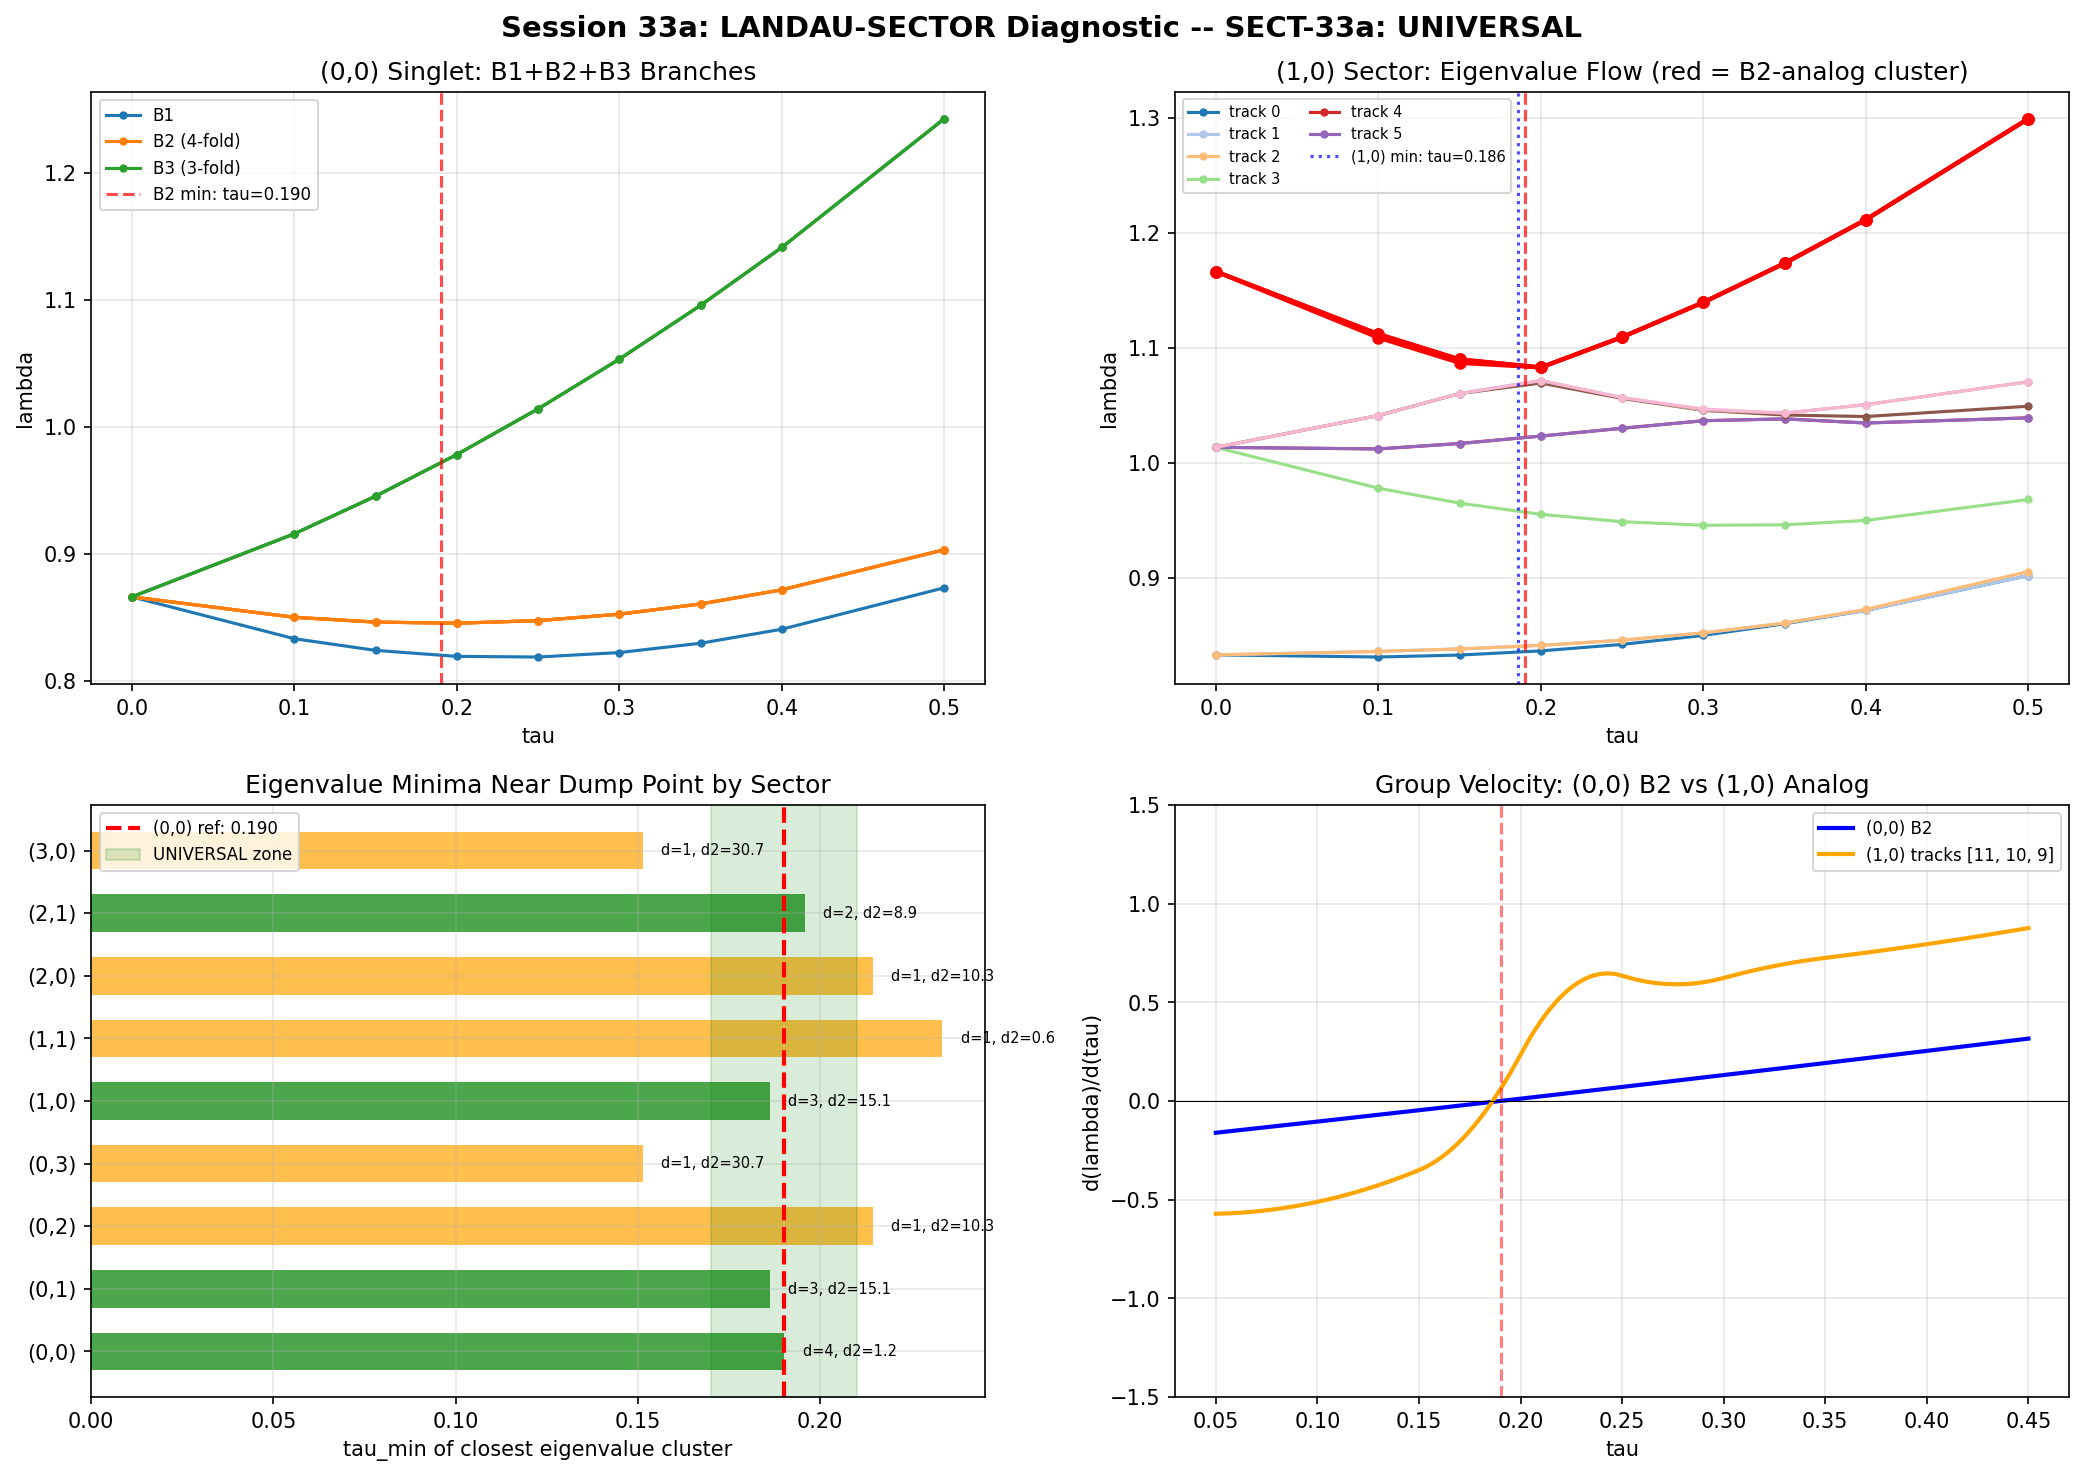

Source code (Python):
#!/usr/bin/env python3
"""
Session 33a Step 1: LANDAU-SECTOR -- B2-analog minimum in non-singlet sectors.

Check whether the B2 eigenvalue minimum at tau ~ 0.19 exists in sectors (1,0)
and (0,1). Gate SECT-33a: UNIVERSAL if delta_tau < 0.02, SINGLET-SPECIFIC if
delta_tau > 0.05.

Mathematical background:
    In the singlet sector (0,0), the 8-fold degenerate eigenvalue at tau=0
    (lambda = sqrt(3)/2 = 0.866025) splits into B1(1) + B2(4) + B3(3).
    B2 minimum at tau = 0.190, the organizing center.

    In non-singlet sectors, the eigenvalue structure differs because
    different SU(3) irreps have different Casimirs. We search for ANY
    eigenvalue minimum near tau ~ 0.19 in each sector.

Refined method:
    Track individual eigenvalue trajectories (not group centroids).
    For each track, find all interior minima via cubic spline interpolation.
    Report ALL minima in range [0.10, 0.35] and identify the one closest
    to tau = 0.190 as the "B2-analog" for that sector.

Author: sim (phonon-exflation-sim)
Date: 2026-03-06
"""

import numpy as np
from scipy.interpolate import CubicSpline
from scipy.optimize import brentq
import matplotlib
matplotlib.use('Agg')
import matplotlib.pyplot as plt

# ─────────────────────────────────────────────────────────────
# 1. Load data
# ─────────────────────────────────────────────────────────────

d_bcs = np.load('tier0-computation/s27_multisector_bcs.npz', allow_pickle=True)
d_conv = np.load('tier0-computation/s28c_sector_convergence.npz', allow_pickle=True)
tau_vals = d_bcs['tau_values']
n_tau = len(tau_vals)
tau_fine = np.linspace(0.05, 0.45, 5000)

print(f"Tau grid: {tau_vals}")


def get_positive_tracks(p, q, n_max=16):
    """Get sorted positive eigenvalue tracks for sector (p,q)."""
    tracks = []
    for ti in range(n_tau):
        key = f'evals_{p}_{q}_{ti}'
        if key in d_bcs.files:
            e = d_bcs[key]
        elif key in d_conv.files:
            e = d_conv[key]
        else:
            raise KeyError(f"Missing {key}")
        pos = np.sort(e[e > 1e-10])
        tracks.append(pos)
    n_pos = min(n_max, min(len(t) for t in tracks))
    arr = np.zeros((n_tau, n_pos))
    for ti in range(n_tau):
        arr[ti, :] = tracks[ti][:n_pos]
    return arr


def find_minima_in_range(traj, tau_range=(0.10, 0.35)):
    """Find all interior minima of trajectory in given tau range."""
    # Use tau points starting from index 1 to avoid tau=0 degeneracy issues
    # For the singlet B2, we need to use tau > 0 only
    cs = CubicSpline(tau_vals, traj)
    tf_range = tau_fine[(tau_fine >= tau_range[0]) & (tau_fine <= tau_range[1])]
    if len(tf_range) < 3:
        return []
    deriv = cs(tf_range, 1)
    scs = np.where(np.diff(np.sign(deriv)))[0]
    minima = []
    for sc in scs:
        try:
            tm = brentq(lambda t: cs(t, 1), tf_range[sc], tf_range[sc + 1])
            d2 = cs(tm, 2)
            if d2 > 0:
                minima.append({
                    'tau_min': tm,
                    'lambda_min': float(cs(tm)),
                    'd2': float(d2),
                })
        except Exception:
            pass
    return minima


# ─────────────────────────────────────────────────────────────
# 2. Singlet (0,0): B2 minimum (reference)
# ─────────────────────────────────────────────────────────────

print("\n" + "=" * 70)
print("REFERENCE: (0,0) SINGLET B2 MINIMUM")
print("=" * 70)

tracks_00 = get_positive_tracks(0, 0, n_max=8)
# At tau > 0: index 0 = B1, indices 1-4 = B2 (4-fold), indices 5-7 = B3 (3-fold)
# B2 centroid
b2_centroid_00 = tracks_00[:, 1:5].mean(axis=1)
b2_spread_00 = tracks_00[:, 1:5].max(axis=1) - tracks_00[:, 1:5].min(axis=1)
print(f"  B2 4-fold spread: {b2_spread_00[1:].max():.2e} (should be ~0 = exact degeneracy)")

b2_min_00 = find_minima_in_range(b2_centroid_00)
if b2_min_00:
    ref = b2_min_00[0]
    tau_ref = ref['tau_min']
    print(f"  B2 minimum: tau = {tau_ref:.5f}, lambda = {ref['lambda_min']:.7f}, "
          f"d2 = {ref['d2']:.4f}")
else:
    print("  WARNING: no B2 minimum found in (0,0)!")
    tau_ref = 0.190

# ─────────────────────────────────────────────────────────────
# 3. Non-singlet sectors: search for eigenvalue minima near dump
# ─────────────────────────────────────────────────────────────

print("\n" + "=" * 70)
print("NON-SINGLET SECTOR ANALYSIS")
print("=" * 70)

# All sectors available in s27
all_sectors = [(0, 0), (1, 0), (0, 1), (1, 1), (2, 0), (0, 2),
               (3, 0), (0, 3), (2, 1)]

sector_summary = {}

for (p, q) in all_sectors:
    try:
        tracks = get_positive_tracks(p, q, n_max=16)
    except KeyError:
        continue

    n_tracks = tracks.shape[1]
    print(f"\n--- Sector ({p},{q}): {n_tracks} positive tracks ---")

    # Degeneracy groups at tau=0
    e0 = tracks[0, :]
    groups = []
    i = 0
    while i < len(e0):
        val = e0[i]
        cnt = 1
        while i + cnt < len(e0) and abs(e0[i + cnt] - val) < 1e-4:
            cnt += 1
        groups.append((i, cnt, val))
        i += cnt
    print(f"  Degeneracy groups at tau=0: {[(g[1], round(g[2], 6)) for g in groups]}")

    # For each track, find all minima near the dump point
    all_mins = []
    for j in range(n_tracks):
        mins = find_minima_in_range(tracks[:, j], tau_range=(0.10, 0.35))
        for m in mins:
            m['track'] = j
            all_mins.append(m)

    # Sort by proximity to tau_ref
    all_mins.sort(key=lambda m: abs(m['tau_min'] - tau_ref))

    # Identify degenerate cluster (minima at the same tau within tolerance)
    if all_mins:
        best = all_mins[0]
        cluster = [best]
        for m in all_mins[1:]:
            if abs(m['tau_min'] - best['tau_min']) < 0.005:
                cluster.append(m)

        cluster_deg = len(cluster)
        cluster_tau = np.mean([m['tau_min'] for m in cluster])
        cluster_lam = np.mean([m['lambda_min'] for m in cluster])
        cluster_d2 = np.mean([m['d2'] for m in cluster])

        print(f"  Closest minimum cluster to tau={tau_ref:.3f}:")
        print(f"    Tracks: {[m['track'] for m in cluster]}")
        print(f"    Mean tau_min: {cluster_tau:.5f}")
        print(f"    Mean lambda_min: {cluster_lam:.7f}")
        print(f"    Mean d2: {cluster_d2:.4f}")
        print(f"    Cluster degeneracy: {cluster_deg}")
        print(f"    delta_tau from ref: {abs(cluster_tau - tau_ref):.5f}")

        # Which degeneracy group do these tracks belong to?
        for m in cluster:
            for (start, cnt, val0) in groups:
                if start <= m['track'] < start + cnt:
                    m['group_deg'] = cnt
                    m['group_val0'] = val0
                    break

        sector_summary[(p, q)] = {
            'cluster_tau': cluster_tau,
            'cluster_lambda': cluster_lam,
            'cluster_d2': cluster_d2,
            'cluster_deg': cluster_deg,
            'cluster_tracks': [m['track'] for m in cluster],
            'group_info': [(m.get('group_deg'), m.get('group_val0')) for m in cluster],
            'all_mins': all_mins,
        }
    else:
        print(f"  NO minima found in [0.10, 0.35]")

# ─────────────────────────────────────────────────────────────
# 4. Gate evaluation
# ─────────────────────────────────────────────────────────────

print("\n" + "=" * 70)
print("GATE EVALUATION: SECT-33a")
print("=" * 70)

# Target sectors for gate
target_sectors = [(0, 0), (1, 0), (0, 1)]
tau_mins = {}

# (0,0) reference
tau_mins[(0, 0)] = tau_ref

for (p, q) in [(1, 0), (0, 1)]:
    if (p, q) in sector_summary:
        s = sector_summary[(p, q)]
        tau_mins[(p, q)] = s['cluster_tau']

print("\nSector-by-sector B2-analog minima:")
for (p, q), tm in sorted(tau_mins.items()):
    if (p, q) == (0, 0):
        label = "B2 (4-fold, reference)"
    elif (p, q) in sector_summary:
        s = sector_summary[(p, q)]
        label = f"cluster deg={s['cluster_deg']}, tracks={s['cluster_tracks']}"
    else:
        label = "???"
    print(f"  ({p},{q}): tau_min = {tm:.5f}  [{label}]")

# Compute gate quantity
target_taus = [tau_mins.get(s) for s in target_sectors if s in tau_mins]
delta_tau = max(target_taus) - min(target_taus)
print(f"\ndelta_tau (max spread across targets): {delta_tau:.5f}")

if delta_tau < 0.02:
    verdict = "UNIVERSAL"
elif delta_tau > 0.05:
    verdict = "SINGLET-SPECIFIC"
else:
    verdict = "INTERMEDIATE"

print(f"Threshold: UNIVERSAL < 0.02, SINGLET-SPECIFIC > 0.05")
print(f"\n>>> SECT-33a verdict: {verdict} <<<")

# ─────────────────────────────────────────────────────────────
# 5. Extended analysis: all sectors
# ─────────────────────────────────────────────────────────────

print("\n" + "=" * 70)
print("EXTENDED: ALL SECTORS WITH MINIMA NEAR DUMP POINT")
print("=" * 70)

all_sector_taus = {}
for (p, q), s in sector_summary.items():
    if abs(s['cluster_tau'] - tau_ref) < 0.05:
        all_sector_taus[(p, q)] = s['cluster_tau']
        print(f"  ({p},{q}): tau_min = {s['cluster_tau']:.5f}, "
              f"deg = {s['cluster_deg']}, d2 = {s['cluster_d2']:.3f}")

if all_sector_taus:
    taus = list(all_sector_taus.values())
    print(f"\n  Sectors with minima within 0.05 of dump: "
          f"{len(all_sector_taus)}/{len(sector_summary)}")
    print(f"  Overall spread: {max(taus) - min(taus):.5f}")
    print(f"  Mean: {np.mean(taus):.5f}, Std: {np.std(taus):.5f}")

# ─────────────────────────────────────────────────────────────
# 6. Plot
# ─────────────────────────────────────────────────────────────

fig, axes = plt.subplots(2, 2, figsize=(14, 10))

# Panel 1: (0,0) singlet eigenvalue flow with branch labels
ax = axes[0, 0]
for j in range(8):
    if j == 0:
        ax.plot(tau_vals, tracks_00[:, j], 'o-', color='C0', markersize=3, label='B1')
    elif j <= 4:
        lbl = 'B2 (4-fold)' if j == 1 else None
        ax.plot(tau_vals, tracks_00[:, j], 'o-', color='C1', markersize=3, label=lbl)
    else:
        lbl = 'B3 (3-fold)' if j == 5 else None
        ax.plot(tau_vals, tracks_00[:, j], 'o-', color='C2', markersize=3, label=lbl)
ax.axvline(x=tau_ref, color='red', linestyle='--', alpha=0.7,
           label=f'B2 min: tau={tau_ref:.3f}')
ax.set_xlabel('tau')
ax.set_ylabel('lambda')
ax.set_title('(0,0) Singlet: B1+B2+B3 Branches')
ax.legend(fontsize=8)
ax.grid(True, alpha=0.3)

# Panel 2: (1,0) sector eigenvalue flow
ax = axes[0, 1]
tracks_10 = get_positive_tracks(1, 0, n_max=12)
cmap = plt.cm.tab20
for j in range(12):
    ax.plot(tau_vals, tracks_10[:, j], 'o-', color=cmap(j / 12), markersize=3,
            label=f'track {j}' if j < 6 else None)
if (1, 0) in sector_summary:
    s = sector_summary[(1, 0)]
    for t in s['cluster_tracks']:
        ax.plot(tau_vals, tracks_10[:, t], 'o-', color='red', markersize=5, linewidth=2)
ax.axvline(x=tau_ref, color='red', linestyle='--', alpha=0.7)
if (1, 0) in tau_mins:
    ax.axvline(x=tau_mins[(1, 0)], color='blue', linestyle=':', alpha=0.7,
               label=f'(1,0) min: tau={tau_mins[(1,0)]:.3f}')
ax.set_xlabel('tau')
ax.set_ylabel('lambda')
ax.set_title('(1,0) Sector: Eigenvalue Flow (red = B2-analog cluster)')
ax.legend(fontsize=7, ncol=2)
ax.grid(True, alpha=0.3)

# Panel 3: B2-analog minimum comparison across sectors
ax = axes[1, 0]
sectors_to_plot = [(p, q) for (p, q) in sector_summary if sector_summary[(p, q)]['cluster_tau'] is not None]
sectors_to_plot.sort()
y_labels = []
y_vals = []
for i, (p, q) in enumerate(sectors_to_plot):
    s = sector_summary[(p, q)]
    y_labels.append(f'({p},{q})')
    y_vals.append(s['cluster_tau'])
    ax.barh(i, s['cluster_tau'], height=0.6, alpha=0.7,
            color='green' if abs(s['cluster_tau'] - tau_ref) < 0.02 else
            ('orange' if abs(s['cluster_tau'] - tau_ref) < 0.05 else 'gray'))
    ax.text(s['cluster_tau'] + 0.005, i, f"d={s['cluster_deg']}, d2={s['cluster_d2']:.1f}",
            fontsize=7, va='center')

ax.axvline(x=tau_ref, color='red', linestyle='--', linewidth=2, label=f'(0,0) ref: {tau_ref:.3f}')
ax.axvspan(tau_ref - 0.02, tau_ref + 0.02, alpha=0.15, color='green', label='UNIVERSAL zone')
ax.set_yticks(range(len(y_labels)))
ax.set_yticklabels(y_labels)
ax.set_xlabel('tau_min of closest eigenvalue cluster')
ax.set_title('Eigenvalue Minima Near Dump Point by Sector')
ax.legend(fontsize=8)
ax.grid(True, alpha=0.3)

# Panel 4: d(lambda)/d(tau) for B2 and non-singlet analogs
ax = axes[1, 1]
# (0,0) B2
cs_00 = CubicSpline(tau_vals, b2_centroid_00)
ax.plot(tau_fine, cs_00(tau_fine, 1), '-', color='blue', linewidth=2, label='(0,0) B2')

# (1,0) closest cluster
if (1, 0) in sector_summary:
    s = sector_summary[(1, 0)]
    # Average trajectory of cluster tracks
    cluster_traj = tracks_10[:, s['cluster_tracks']].mean(axis=1)
    cs_10 = CubicSpline(tau_vals, cluster_traj)
    ax.plot(tau_fine, cs_10(tau_fine, 1), '-', color='orange', linewidth=2,
            label=f'(1,0) tracks {s["cluster_tracks"]}')

ax.axhline(y=0, color='black', linewidth=0.5)
ax.axvline(x=tau_ref, color='red', linestyle='--', alpha=0.5)
ax.set_xlabel('tau')
ax.set_ylabel('d(lambda)/d(tau)')
ax.set_title('Group Velocity: (0,0) B2 vs (1,0) Analog')
ax.legend(fontsize=8)
ax.grid(True, alpha=0.3)
ax.set_ylim(-1.5, 1.5)

plt.suptitle(f'Session 33a: LANDAU-SECTOR Diagnostic -- SECT-33a: {verdict}',
             fontsize=14, fontweight='bold')
plt.tight_layout()
plt.savefig('tier0-computation/s33a_landau_sector.png', dpi=150, bbox_inches='tight')
print("\nPlot saved: tier0-computation/s33a_landau_sector.png")

# ─────────────────────────────────────────────────────────────
# 7. Save results
# ─────────────────────────────────────────────────────────────

save_data = {
    'tau_values': tau_vals,
    'verdict': np.array([verdict]),
    'tau_ref_00': np.array([tau_ref]),
    'b2_centroid_00': b2_centroid_00,
}

for (p, q), s in sector_summary.items():
    prefix = f'sector_{p}_{q}'
    save_data[f'{prefix}_cluster_tau'] = np.array([s['cluster_tau']])
    save_data[f'{prefix}_cluster_lambda'] = np.array([s['cluster_lambda']])
    save_data[f'{prefix}_cluster_d2'] = np.array([s['cluster_d2']])
    save_data[f'{prefix}_cluster_deg'] = np.array([s['cluster_deg']])
    save_data[f'{prefix}_cluster_tracks'] = np.array(s['cluster_tracks'])

for (p, q), tm in tau_mins.items():
    save_data[f'tau_min_{p}_{q}'] = np.array([tm])

save_data['delta_tau'] = np.array([delta_tau])

np.savez('tier0-computation/s33a_landau_sector.npz', **save_data)
print("Data saved: tier0-computation/s33a_landau_sector.npz")

# ─────────────────────────────────────────────────────────────
# 8. Final summary
# ─────────────────────────────────────────────────────────────

print("\n" + "=" * 70)
print("FINAL SUMMARY: SECT-33a")
print("=" * 70)

print(f"\nReference: (0,0) B2 minimum at tau = {tau_ref:.5f}")
print(f"  4-fold degeneracy, lambda_min = {b2_min_00[0]['lambda_min']:.7f}, "
      f"d2 = {b2_min_00[0]['d2']:.4f}")

for (p, q) in [(1, 0), (0, 1)]:
    if (p, q) in sector_summary:
        s = sector_summary[(p, q)]
        dt = abs(s['cluster_tau'] - tau_ref)
        print(f"\n({p},{q}): closest cluster at tau = {s['cluster_tau']:.5f}")
        print(f"  {s['cluster_deg']}-fold cluster, tracks = {s['cluster_tracks']}")
        print(f"  lambda_min = {s['cluster_lambda']:.7f}, d2 = {s['cluster_d2']:.3f}")
        print(f"  delta_tau from (0,0) B2 = {dt:.5f}")

print(f"\n  delta_tau (gate quantity) = {delta_tau:.5f}")
print(f"  Verdict: {verdict}")
print(f"  (UNIVERSAL < 0.02, SINGLET-SPECIFIC > 0.05)")
